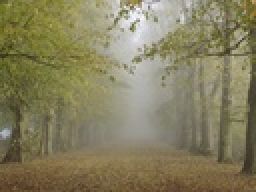
%> input picture forest.jpg, 128 x 96 px, shrunk from 1024 x 768 before the run (shown 2 times larger)
$ octave --eval "result = dehaze('forest.jpg');"   (GNU Octave 9; MATLAB toolbox functions it lacks are replaced by stand-ins)
%> lines starting %> are read from the running program, lines starting %| are printed output that depends on the picture
function J = dehaze(img_path)
%> called with img_path = 'forest.jpg'
    % used parameters
    img = imread(img_path);
%> img is the input picture: size 96x128x3 uint8; mean R, G, B 133.5, 127.1, 94.6
    img = im2double(img);
%> img: size 96x128x3 double
    [rows, cols, c] = size(img);
%> rows = 96; cols = 128; c = 3
    w = 15; % window size

    %% Estimate dark channel prior
    img_padded = padarray(img, [floor((w-1)/2), floor((w-1)/2)], 'replicate', 'both');
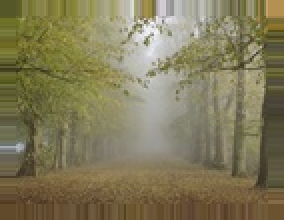
%> img_padded: size 110x142x3 double (shown 2 times larger); mean R, G, B 0.508, 0.48, 0.35

    J_dark = zeros(rows, cols);

    for i=1:rows
        for j=1:cols
            patch = img_padded(i:i+w-1, j:j+w-1, 1:c);
            y_min = min(patch, [], [1,2]); % minimum in each color channel
            J_dark(i, j) = min(y_min);
        end
    end
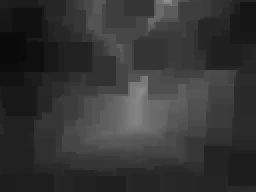
%> J_dark: size 96x128 double (shown 2 times larger); min 0.0392, max 0.569, mean 0.206

    %% Get atmospheric light
    J_dark_vector = J_dark(:);
    img_vector = reshape(img, rows*cols, c);

    [~, I] = sort(J_dark_vector, 'descend');

    % number of pixels to consider
    n = ceil(rows*cols * (0.1/100));
%> n = 13

    % 0.1 % brightest pixels in the dark channel seletec from the image
    img_sub = img_vector(I(1:n), :, :);
%> img_sub = 13 rows, first 12: [0.741 0.749 0.745; 0.729 0.737 0.725; 0.671 0.675 0.655; 0.694 0.698 0.678; 0.69 0.694 0.675; 0.686 0.686 0.678; 0.694 0.698 0.678; 0.686 0.686 0.678; 0.682 0.686 0.663; 0.694 0.698 0.678; 0.694 0.698 0.678; 0.69 0.694 0.675]

    [~, max_I] = max(vecnorm(img_sub, 2, 3));
%> max_I = [1 1 1]
    A = img_sub(max_I, :);
%> A = [0.741 0.749 0.745; 0.741 0.749 0.745; 0.741 0.749 0.745]
    A = [A(1,1) A(1,2) A(1,3)];
%> A = [0.741 0.749 0.745]

    %% Estimate transmission map
    p = 0.08;
    A = reshape(A, 1, 1, 3);

    % Normalize each color channel
    img_norm = img ./ A;
    img_norm_padded = padarray(img_norm, [floor((w-1)/2), floor((w-1)/2)], 'replicate', 'both');

    % calculate dark channel for normalized image
    J_dark_norm = zeros(rows, cols);
    for i=1:rows
        for j=1:cols
            patch = img_norm_padded(i:i+w-1, j:j+w-1, 1:c);
            y_min = min(patch, [], [1,2]); % minimum in each color channel
            J_dark_norm(i, j) = min(y_min);
        end
    end
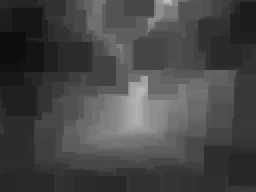
%> J_dark_norm: size 96x128 double (shown 2 times larger); min 0.0526, max 0.763, mean 0.277

    t = 1 - J_dark_norm + p;
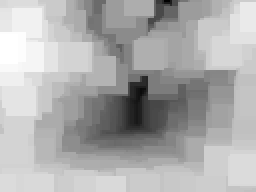
%> t: size 96x128 double (shown 2 times larger); min 0.317, max 1.03, mean 0.803; drawn with min black and max white
    %% Refine transmission estimate with bilateral filter
    w = 90; % window size for bilateral filter
    sigma_s = 3.5*w;
    sigma_r = 0.02;

    img_gray = mat2gray(img); % input image in grayscale

    % Gaussian spatial weights
    [X,Y] = meshgrid(-w:w,-w:w);
    g_s = exp(-(X.^2+Y.^2)/(2*sigma_s^2));

    h = waitbar(0,'Applying bilateral filter...');
    set(h,'Name','Bilateral Filter Progress');

    t_refined = zeros(rows, cols);
    for i=1:rows
        for j=1:cols
            % local patch
            i_min = max(i-w, 1);
            i_max = min(i+w, rows);
            j_min = max(j-w, 1);
            j_max = min(j+w, cols);

            patch = img_gray(i_min:i_max, j_min:j_max);
            t_patch = t(i_min:i_max, j_min:j_max);
            % Gaussian intensity weights
            g_r = exp(-(patch-img_gray(i,j)).^2/(2*sigma_r^2));

            % filter response
            f = g_r .* g_s((i_min-i+w+1:i_max-i+w+1),(j_min-j+w+1:j_max-j+w+1));
            t_refined(i,j) = (sum(f(:) .* t_patch(:))) / sum(f(:));
        end
        waitbar(i/rows);
    end
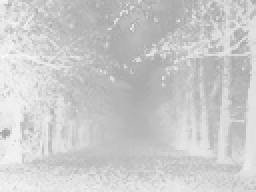
%> t_refined: size 96x128 double (shown 2 times larger); min 0.644, max 0.99, mean 0.799
    close(h)

    %% Recover radiance
    K = 50; % used to distinguish between bright and dark channel areas, change manually if needed
    t0 = 0.1; % transmission lower bound
    J = zeros(rows,cols, c);
    for i=1:rows
        for j=1:cols
            if all(abs(img(i,j) - A)*255 <= K)
                J(i,j,1) = img(i,j,1);
                J(i,j,2) = img(i,j,2);
                J(i,j,3) = img(i,j,3);
            else
                J(i,j,1) = ((img(i,j,1) - A(1,1,1)) ./ max([t_refined(i,j), t0])) + A(1,1,1);
                J(i,j,2) = ((img(i,j, 2) - A(1,1,2)) ./ max([t_refined(i,j), t0])) + A(1,1,2);
                J(i,j,3) = ((img(i,j, 3) - A(1,1,2)) ./ max([t_refined(i,j), t0])) + A(1,1,3);
            end
        end
    end
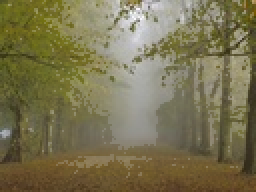
%> J: size 96x128x3 double (shown 2 times larger); mean R, G, B 0.491, 0.461, 0.314; drawn with min black and max white

    imwrite(J, 'dehazed.png')

    %% plots
    subplot(2,2,1)
    imshow(img)
    title('Input image')

    subplot(2,2,2)
    imshow(t)
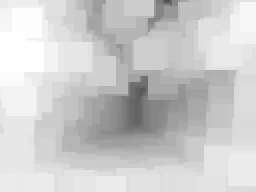
%> displayed picture: size 96x128, on the screen's scale of 0 to 255 (shown 2 times larger); min 81, max 255, mean 204.6
    title('Estimated transmission map')

    subplot(2,2,3)
    imshow(t_refined)
    title('Refined transmission map')

    subplot(2,2,4)
    imshow(J)
    title('Dehazed image')
